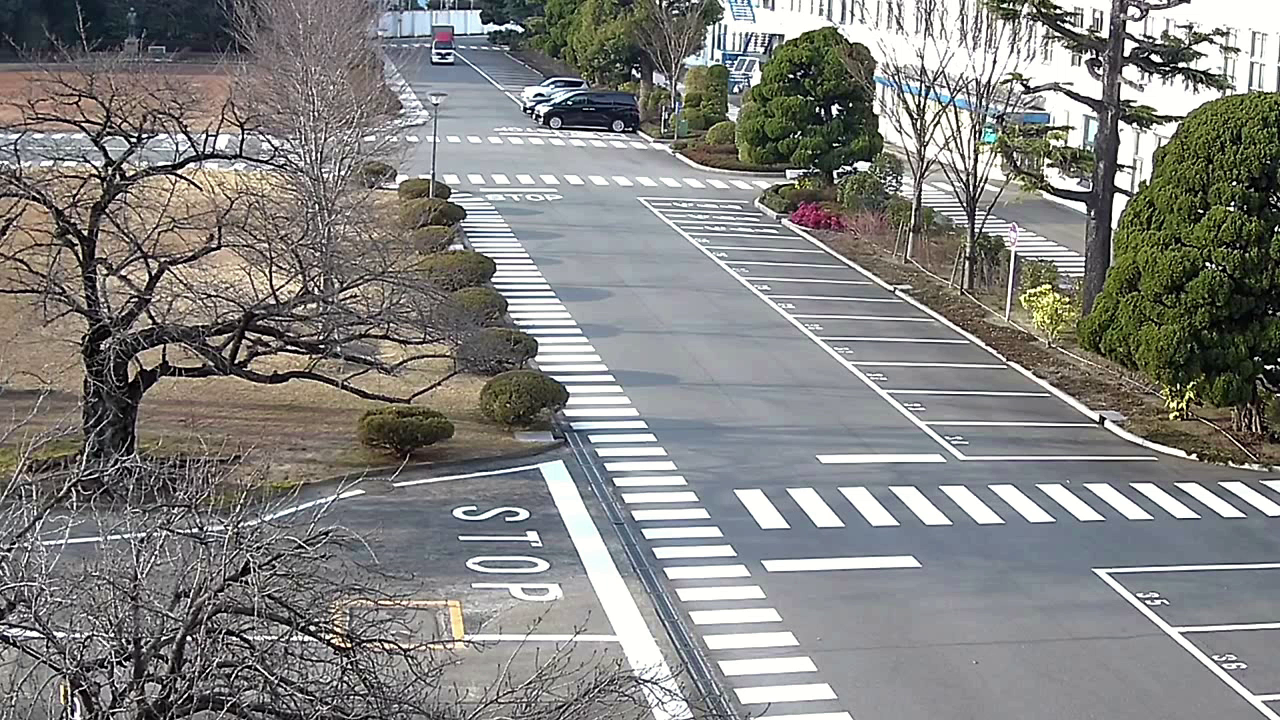
#> input picture frame 0 of CCTV-1_ Ecoded.mp4, 1280 x 720 px, given in place of s1.avi, which was not available
$ jupyter execute --allow-errors Main.ipynb
#> lines starting #> are read from the running program, lines starting #| are printed output that depends on the picture; pictures that were not available may be replaced by others from this repository, and a replacement may not be noted
[cell 1]
"""
                                            Source code Summary

This code in this file is used to compress the video file obtained from static cameras like CCTV.
The 1st step is to load the target video and extract the frames from it. For video loading and frame extraction, the open-CV library is used. The
1st frame of every video that is needed to be compressed is used as the reference frame and saved as it is in the output file. After storing
the 1st frame the upcoming frame represented as frame_N is extracted from the video stream. To find the non-redundant segment in the frame_N, frame_N
and reference frame has been passed through a frame segmentation process to conver it into segments of desired size. In our case we used a segment size
of 16*16. This segment size is adjustable and can be selected as per requirement of the user. A user define function "frame_segmentor" and "segmentor"
has been used for segmenting 3D (BGR frame) and 2D frame respectively. The corresponding segments from reference_frame and frame_N are then fed into a
difference filter to remove the common section/pixels from the frame_N segment by converting its value to 0. The result of the difference filter is
saved in seg_diff variable. In order to remove noise from the seg_diff a threshold (pct=pixel correction threshold) has been applied to it. Any
value below this threshold has been converted to zero to remove the noise if any exist.
The clean seg_diff is then checked whether it’s a redundant or non-redundant segment by counting its non-zero value. If the count %age is higher than
the set threshold (missmatch_threshold), it is considered as the non-redundant segment and will be stored otherwise discarded. To store the
non-redundant segments a empty frame (encoded_frame_segmented) of the same dimension as that of the reference frame has been created and then converted
 to segmented similar to that of refernce_frame in order to store the non-redundant segments. The index location of this segment has also been saved in
 a ".bin" file which will be used in the reconstruction of frames in decoding process. This process will continue untill all the segment in the
refrence_frame has been processed.
When the segments count in the encoded_frame_segmented becomes equal to that of the segmented count in reference frame it has been desegmentized by
using user define "cell2mat" function and then stored it in the output video file by using cv library command. To store the frame in output video file
 1st a video object has been created "v_enc=cv.VideoWriter()" and then the output frame is stored in it using "v_enc.write(output_frame)" command.
 If a whole frame is redundant then a specil code (255 0) has been added to .bin file indicating that in the reconstruction process the reference_frame
 will be inserted in the decoded file. When the whole process completes, another special code (255 255) is added to the .bin file. This help in the
 reconstruction process, indicating that all frames has been reconstructed and stop further processing.

 For running this code the required dependencies are;
 1. Pip install numpy
 2. Pip install opencv-python
 3. Pip install scikit-image

 The section wise description is available in each section


"""
# Some well known libraries to load video files and process frames. (each frame is a 3D matric)

import numpy as np
import cv2 as cv
import struct

[cell 2]
# imshow is a user define function and used to display image if needed. It is mostly used for debugging purpose. This function uses open-Cv library
#  to display frames.
# [5 lines left out: function imshow, not called in this run]

#===========================================================================

# This user define function is used to convert a 3D frame like reference_frame and frame_N into desired segments (16*16). It take two argumnts as
# an input one is the frame itself and the other is the segment size which is 16*16 in our case. This function uses numpy library to handle
# farme segments.

# 3D frame segmentor
def frame_segmenter (frame,segment_size):
    height, width, channels = frame.shape

    rows = height // segment_size
    columns = width // segment_size

    # Initialize an empty array to store the segments
    segments = np.empty((rows, columns, segment_size, segment_size, channels), dtype=frame.dtype)

    # Split the image into segments
    for i in range(rows):
        for j in range(columns):
            segment = frame[i*segment_size:(i+1)*segment_size, j*segment_size:(j+1)*segment_size, :]
            segments[i, j] = segment
    return segments


#========================================================================================================================
# This user define function is also used for segmenting a 2D frame into desired segments. It takes two argumnets as an inputs in which one is the
# frame and the 2nd one is the segment size. This function uses numpy library to handle farme segments.

# 2D frame segmentor
# [20 lines left out: function segmentor, not called in this run]
#=========================================================================================================================

# This function is used to convert the frame containg the non-redundant segment (encoded_frame_segmented) into a continuous frame once completely
# filled to store it in the encoded file.
#This function make use of the "cat" funtion which is also a user define function. It concatinates the segments row wise and coloumn wise also
# ensuring correct allignmnet.

def cell2mat(segmentedFrame):
    tmp_rslt=[]
    resultFrame=[]
    shape= segmentedFrame.shape
    rows=shape[0]
    columns=shape[1]

    for ii in range(rows):
        for jj in range(columns):
            tmp_rslt=cat((tmp_rslt,segmentedFrame[ii, jj]),axis=1)

        resultFrame=cat((resultFrame,tmp_rslt),axis=0)
        tmp_rslt=[]

    return resultFrame
#========================================================================================================================

#This user define function is used to cocatenate the segments row wise and column wise also ensurimg correct allignmnet. This function is used
#as a sub-function of "cell2mat" function. This function uses numpy library to handle tuple of arrays.

def cat(tupleOfArrays, axis=0):
    # deals with problems of concating empty arrays
    # also gives better error massages

    # first check that the input is correct
    assert isinstance(tupleOfArrays, tuple), 'first var should be tuple of arrays'

    firstFlag = True
    res = np.array([])

    # run over each element in tuple
    for i in range(len(tupleOfArrays)):
        x = tupleOfArrays[i]
        if len(x) > 0:  # if an empty array\list - skip
            if isinstance(x, list):  # all should be ndarray
                x = np.array(x)
            if x.ndim == 1:  # easier to concat 2d arrays
                x = x.reshape((1, -1))
            if firstFlag:  # for the first non empty array, just swich the empty res array with it
                res = x
                firstFlag = False
            else:  # actual concatination

                # first check that concat dims are good
                if axis == 0:
                    assert res.shape[1] == x.shape[1], "Error concating vertically element index " + str(i) + \
                                                       " with prior elements: given mat shapes are " + \
                                                       str(res.shape) + " & " + str(x.shape)
                else:  # axis == 1:
                    assert res.shape[0] == x.shape[0], "Error concating horizontally element index " + str(i) + \
                                                       " with prior elements: given mat shapes are " + \
                                                       str(res.shape) + " & " + str(x.shape)

                res = np.concatenate((res, x), axis=axis)
    return res

#====================================================================================================================

#This is a user define function to calculte the PSNR and SSIM values of the frames. It take two frames (reference_frame,decoded_frame) in the
# input arguments to calculate the above mentioned values.
#This function uses open-cv and "scikit images" library for SSIM and PSNR value calculation.

def eval_matric(reference_frame,decoded_frame):
    import cv2
    from skimage.metrics import peak_signal_noise_ratio, structural_similarity

    # Convert frames to grayscale (assuming frames are color images)
    gray_frame1_reference = cv2.cvtColor(reference_frame, cv2.COLOR_BGR2GRAY)
    gray_frame2_decoded = cv2.cvtColor(decoded_frame, cv2.COLOR_BGR2GRAY)

    # Calculate PSNR
    psnr_value = peak_signal_noise_ratio(gray_frame1_reference, gray_frame2_decoded)

    # Calculate SSIM
    ssim_value, _ = structural_similarity(gray_frame1_reference, gray_frame2_decoded, full=True)


    return psnr_value, ssim_value

[cell 3]
"""
The flow of the code execution is
1. Open the video file
2. Extract the 1st frame and keep it as reference
3. Extract the dimension (Height,Width,Channels) of the frames
4. Conver the frame into segments
5. Extract the next frame as frame_N.
6. Conver it into segments
7. Take the 1st segment of both the frames and pass it through the difference filter.
8. Apply threshold value to the result of the difference filter to remove any noise.
9. Calculte the %age of non zero value in clean segment.
10. If the %age is  higher than the missmatch_threshold store the segment in an "empty segmented frame" else discard it.
11. Repeat the process from 7 to 10 fro the all the segments.
12. Whenever the segment count in the empty segmented frame reaches to that of in reference frame apply the cell2mate function to it and store it
in the encoded video.

"""
#  Open the video file
video = cv.VideoCapture('s1.avi')

# # Read the first frame from vido file it will be used as reference frmae and will be store direcly in the encoded video file
ret, frame_C = video.read()
#> frame_C is the input picture: shape (720, 1280, 3); mean B, G, R 128.4, 130.8, 131.1

segment_size=16  # Initializing the segement size by 16. It will be used to segment the frames in 16*16 segments accross all channels
height, width, channels = frame_C.shape # Extracting the height width and channel value
rows = height // segment_size # Calculating the number of segemnts in height of the frame.
columns = width // segment_size # Calculating the number of segemnts in width of the frame.
frame_C=frame_C[0:rows*segment_size,0:columns*segment_size,:] # Converting the frame to a regular size frame
frame_C_segmented=frame_segmenter(frame_C,segment_size) # Segmenting frame_C into 16*16 segments accross all channels(BRG)

#Creating object for storing the encoded video using H.264 Codec
v_enc = cv.VideoWriter('enc_s1_1.mp4', cv.VideoWriter_fourcc(*'x264'), video.get(cv.CAP_PROP_FPS), (columns*segment_size, rows*segment_size))
v_enc.set(cv.VIDEOWRITER_PROP_QUALITY, 100) # Setting the quality of the video object to 100.

p=v_enc.write(frame_C)  # storing 1st frame as reference frame in the encoded video
missmatch_threshold=2 # Initializing missmatch threshold value in %. If a segment missmatch is higher than this, it will be store else discarded.
pct=50 # Its pixel correction threshold and is used for removing noise from the segments coming from the difference filter
f_count=200 # No of frame cout to be processed during the experiment
f_countt=0 # A counter used for counting the processed frame during execution
mmsc=0  # This counter count the missmatched segments in the "encoded_frame_segmented".

evf=1  # encoded video frame counter, it counts the frames in the encoded file

# Creating an empty frame and segmenting it for storing non-redundant segments
encoded_frame_segmented = np.empty((rows, columns, segment_size, segment_size, channels))
tmp_encoded_frame = encoded_frame_segmented.copy()


with open("data_s1.bin", "wb") as file:  # The .bin file is used to store the index location of the non-redundant segments and
    #                                       will be used in the reconstruction of decoded frames. The decoded frames will be
    #                                         used in calculating PSNR and SSIM of the decoded video obtained from proposed algorithm

    # while (video.isOpened()): #will run till the end of file
    while (f_count): #will run till the value of f_count become 0
        f_count-=1 # Decrementing the frame count so that the while loop terminate upon reaching it value to zero
        f_countt+=1 # Counting the frames that has been processed during execution

        print('frames processed=',f_countt )

#         reading Next frame frame_N
        ret, frame_N = video.read()
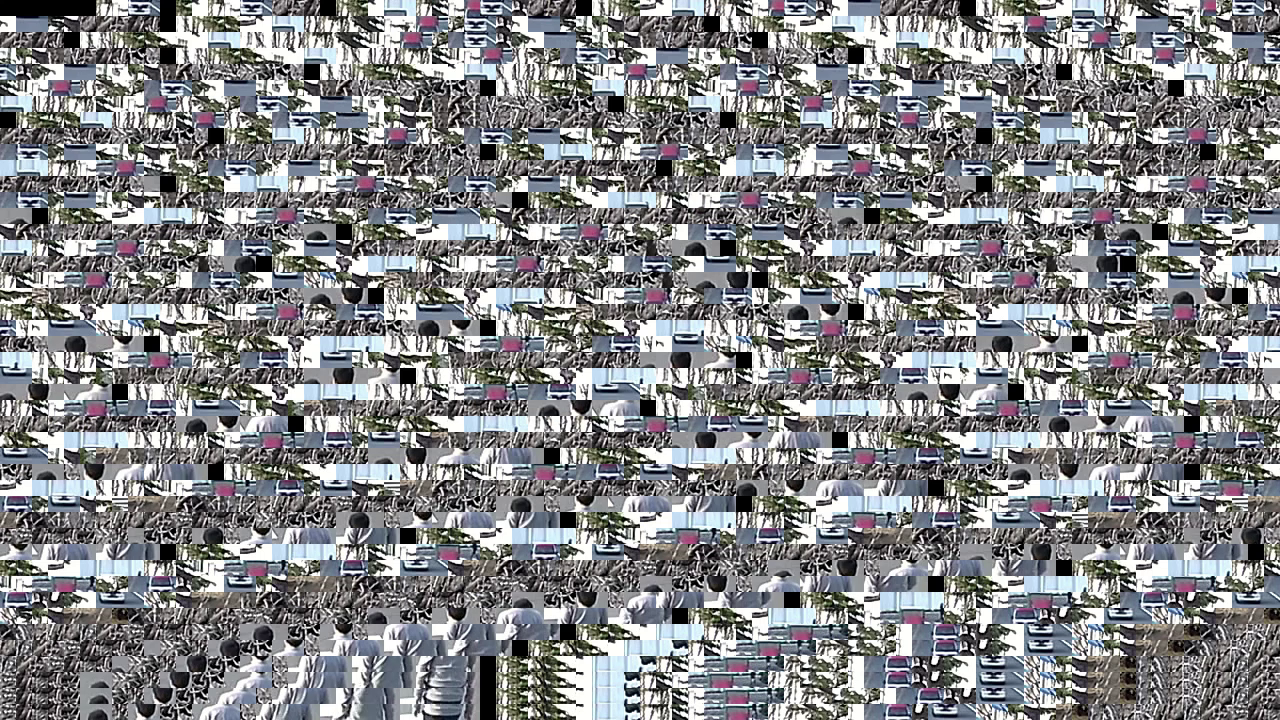
#> input picture frame 1 of CCTV-1_ Ecoded.mp4, 1280 x 720 px, given in place of s1.avi, which was not available
#> frame_N is the input picture: shape (720, 1280, 3); mean B, G, R 135, 132.7, 131.6


        # Check if the frame was successfully read
        if ret==True:

            # Converting the frame_N to a regular size frame
            frame_N=frame_N[0:rows*segment_size,0:columns*segment_size,:]
            frame_N_segmented=[] # Clearing frame_N_segmented for new values
            frame_N_segmented=frame_segmenter(frame_N,segment_size) # segmenting frame_N using frame_segmenter function

            red_status=1   # Its a flag used for indicating a frame which is completely redundant.

            # Nested for loop is used to access all the segments of the segmented frame.
            for ii in range(rows):

                for jj in range(columns):
                    segment_diff=np.abs(np.int16(frame_N_segmented[ii,jj])-np.int16(frame_C_segmented[ii,jj])) # Difference filter
                    segment_diff[segment_diff<=pct]=0 # Applying threshold to remove noise
                    miss_match_count=np.count_nonzero(segment_diff) # to count the non zero values in the segment
                    miss_match=miss_match_count/np.size(segment_diff)*100 # calculating the missmatch in percentage


                    # In this "if" function the missmatch value is checked. If its above the missmatch threshold then the segemnt will be stored in the
                    # encoded_frame_segmented and its index information will be stored in the .bin file and the red_status flag will be converted to zero
                    # showing that the whole frame is not redundant.

                    if (miss_match>=missmatch_threshold):
                        ir,jc=divmod(mmsc,columns)
                        mmsc+=1 # mismatched segments counter
                        mm_segment=frame_N_segmented[ii,jj].copy()
                        red_status=0
                        encoded_frame_segmented[ir,jc]=mm_segment

                        num = [ii, jj]
                        binary_data = struct.pack("BB", *num)
                        file.write(binary_data)

                        # This "if" statemnt block is used to check whether the encoded_frame_segemnted is full or not. If yes then it will be converted
                        # to a continuous frame using cell2mat function and will be saved in the encoded video file. The mmsc (missmatch segment counter)
                        #will be set to 0 and the evf(encoded video frame) counter will be incremented by 1.
                        if mmsc==(rows*columns):

                            de_f=np.uint8(cell2mat(encoded_frame_segmented))
                            v_enc.write(de_f)
                            cv.imwrite('encode.jpg',de_f)
                            encoded_frame_segmented=tmp_encoded_frame.copy()
                            mmsc=0
                            evf+=1       # encoded video frames counter
                            print('encoded frame filled' )
#> after the loop, evf = 1; mmsc = 3594

            # This "if" statement block will execute after the above nested "for loop" is done. it is used to check if a whole frame is redundant
            # or not. If red_status is high it means that whole frame is redundant and a special code (255 0) is added to the .bin file.
            if red_status==1:   #  a whole redundent frame has been found
                num = [255, 0]
                binary_data = struct.pack("BB", *num)
                file.write(binary_data)
                mmsc+=1

            # When the nested "for loop" is fully executed  and the red_status is 0 it means that all the frames has been processed and no futher frames are
            # available to process and a special code (255 255) will be added to the .bin file indicating the completion of the process.
            else:       # frame processing completed
                num = [255, 255]
                binary_data = struct.pack("BB", *num)
                file.write(binary_data)

                mmsc+=1
#> mmsc = 3595

        else:
            break
    print("Process completed")
    de_f=np.uint8(cell2mat(encoded_frame_segmented))
#> in cell2mat (call 6), `tmp_rslt=[]`: tmp_rslt = []
#> the loop in cell2mat (call 6), `for ii in range(rows):` made 45 passes
#> pass 3, in cell2mat (call 6), `resultFrame=cat((resultFrame,tmp_rslt),axis=0)`:
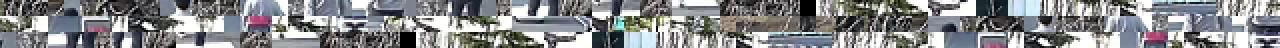
#> resultFrame: shape (48, 1280, 3) float64 (shown at 1/2 size); mean of channels 0, 1, 2 138.3, 136, 134.7; drawn as B, G, R
#> after the loop in cell2mat (call 6), `for ii in range(rows):`:
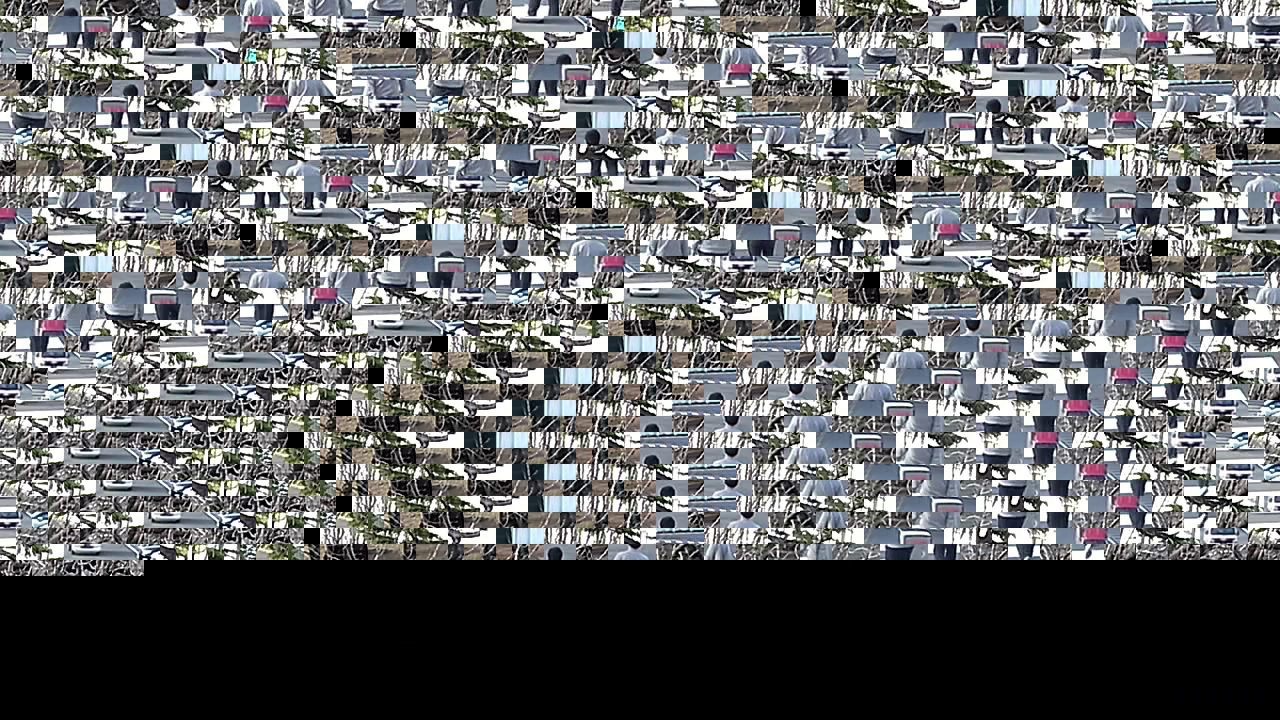
#> resultFrame: shape (720, 1280, 3) float64; mean of channels 0, 1, 2 105.1, 103.8, 103; drawn as B, G, R
    v_enc.write(de_f)
    evf+=1
    video.release()
    v_enc.release()
    print('total frames in encoded video =',evf)
#| total frames in encoded video = 7
#> (the rest of the program and of its run is left out)
